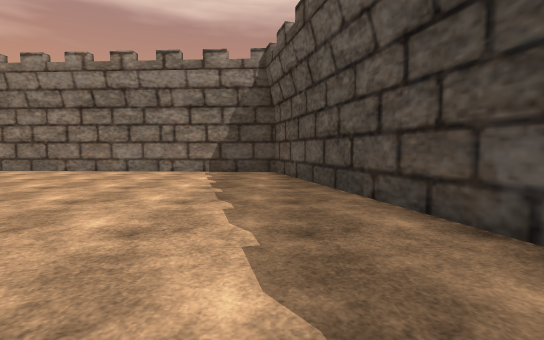
view 1 (above)

18 first-person views from a walk through a 3-D level made in the Unity game engine. The camera is 1.2 m above the floor, tilts 4° down and sees 85° across. The floor is counted in squares, 2 m on a side. Each view is taken from the middle of a square. On the plan, view 1 faces up. The plan holds only what a view shows up to about 9 squares ahead; the rest is blank. The place goes on beyond the plan. The terrain is drawn as flat ground. The player character is not drawn. Some animated figures are left out. Some surface patterns are stand-ins.

view 2
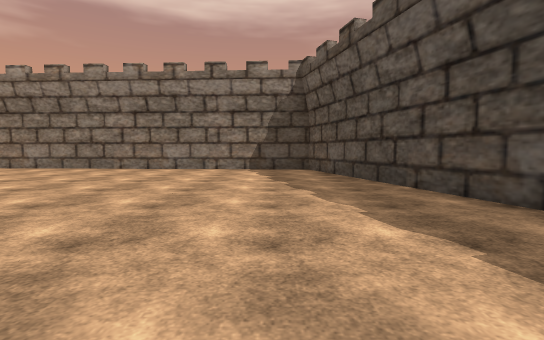

view 3
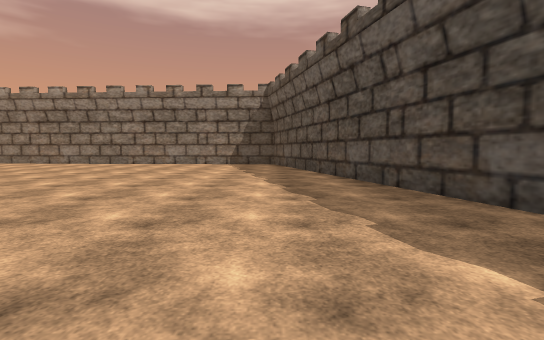

view 4
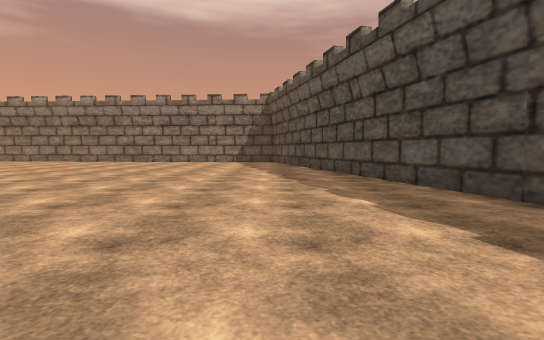

view 5
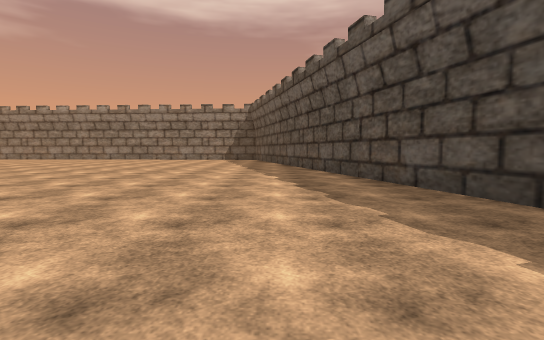

view 6
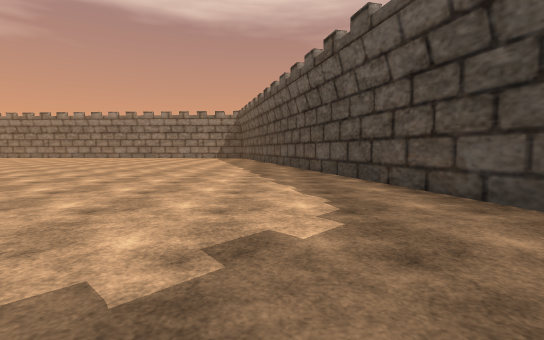

view 7
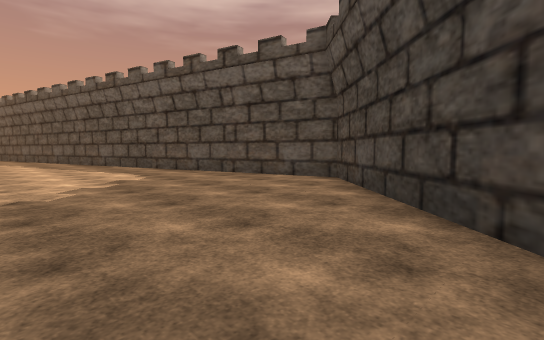

view 8
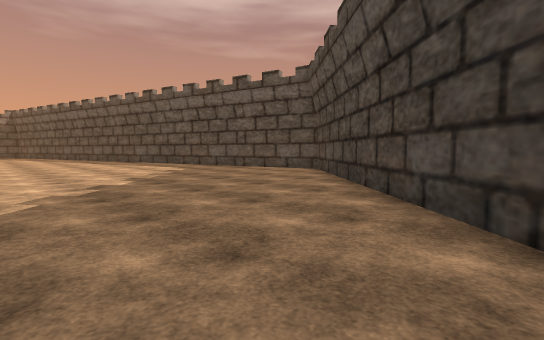

view 9
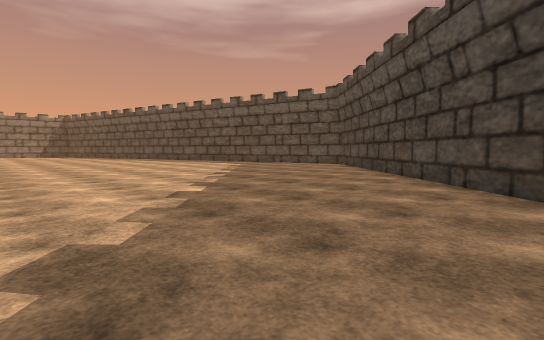

view 10
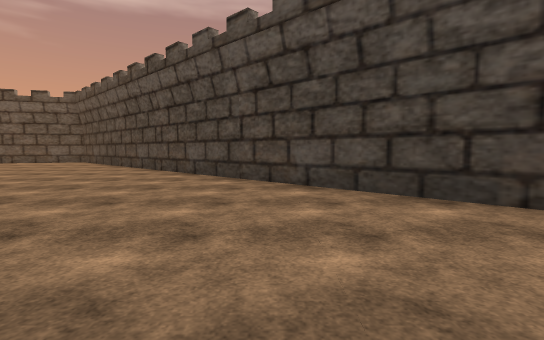

view 11
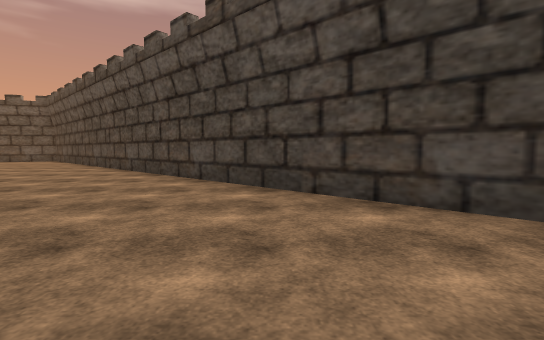

view 12
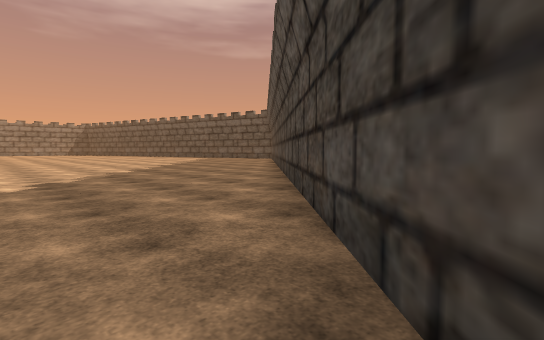

view 13
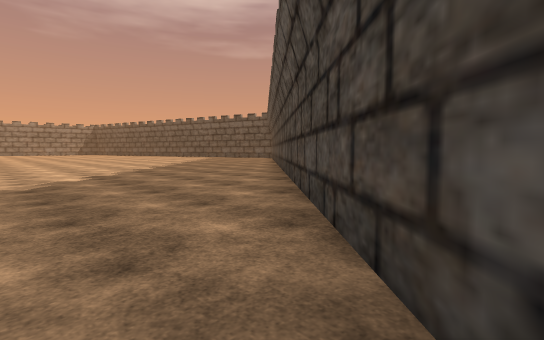

view 14
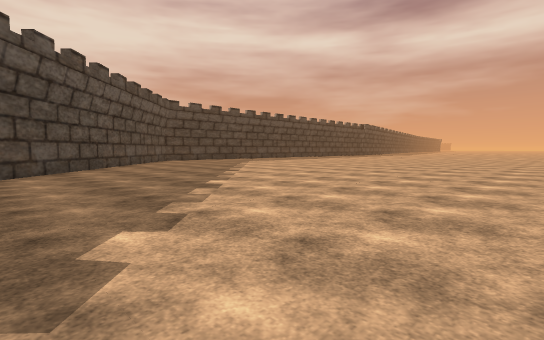

view 15
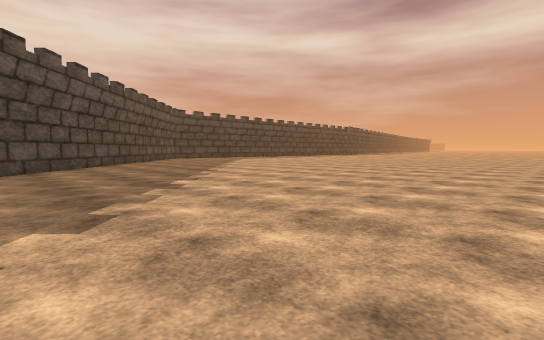

view 16
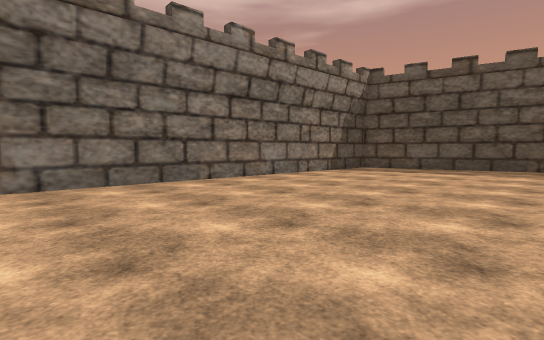

view 17
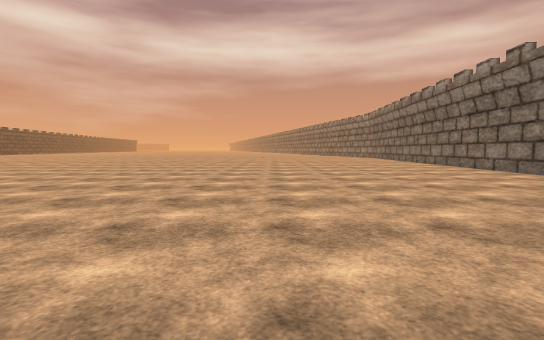

view 18
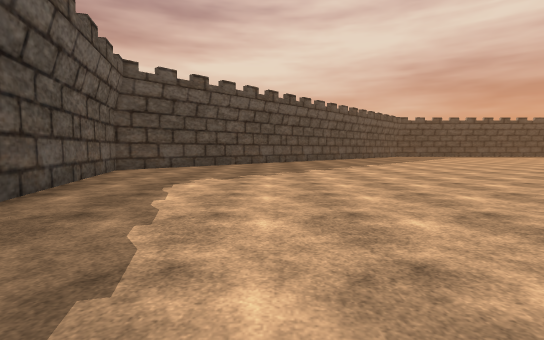

### Floor plan
Points are (right, up) in squares from view 1. A wall is a line through its corners. A room is listed if a view was taken in it or the views show most of it. See-through windows are left out.
Room 1 (views 1, 2, 3, 4, 5, 6, 7, 8, 9, 10, 11, 12, 13, 14, 15, 16, 17, 18)
walls: (-8.3, -27) (5.5, -12.5) (0.1, 7.8) (-9.1, 8.3)

Where each view was taken, in squares from view 1:
view 1: 0 up, 0 right, facing up
view 2: 1 down, 1 left, facing up
view 3: 4 down, 0 right, facing up
view 4: 6 down, 0 right, facing up
view 5: 9 down, 1 right, facing up
view 6: 12 down, 2 right, facing up
view 7: 16 down, 0 right, facing up-right
view 8: 18 down, 2 left, facing up-right
view 9: 19 down, 5 left, facing up-right
view 10: 21 down, 8 left, facing right
view 11: 23 down, 9 left, facing right
view 12: 26 down, 8 left, facing up-right
view 13: 27 down, 9 left, facing up-right
view 14: 13 down, 2 left, facing down-left
view 15: 10 down, 0 right, facing down-left
view 16: 3 up, 9 left, facing up-right
view 17: 2 up, 0 right, facing left
view 18: 4 down, 1 right, facing down
